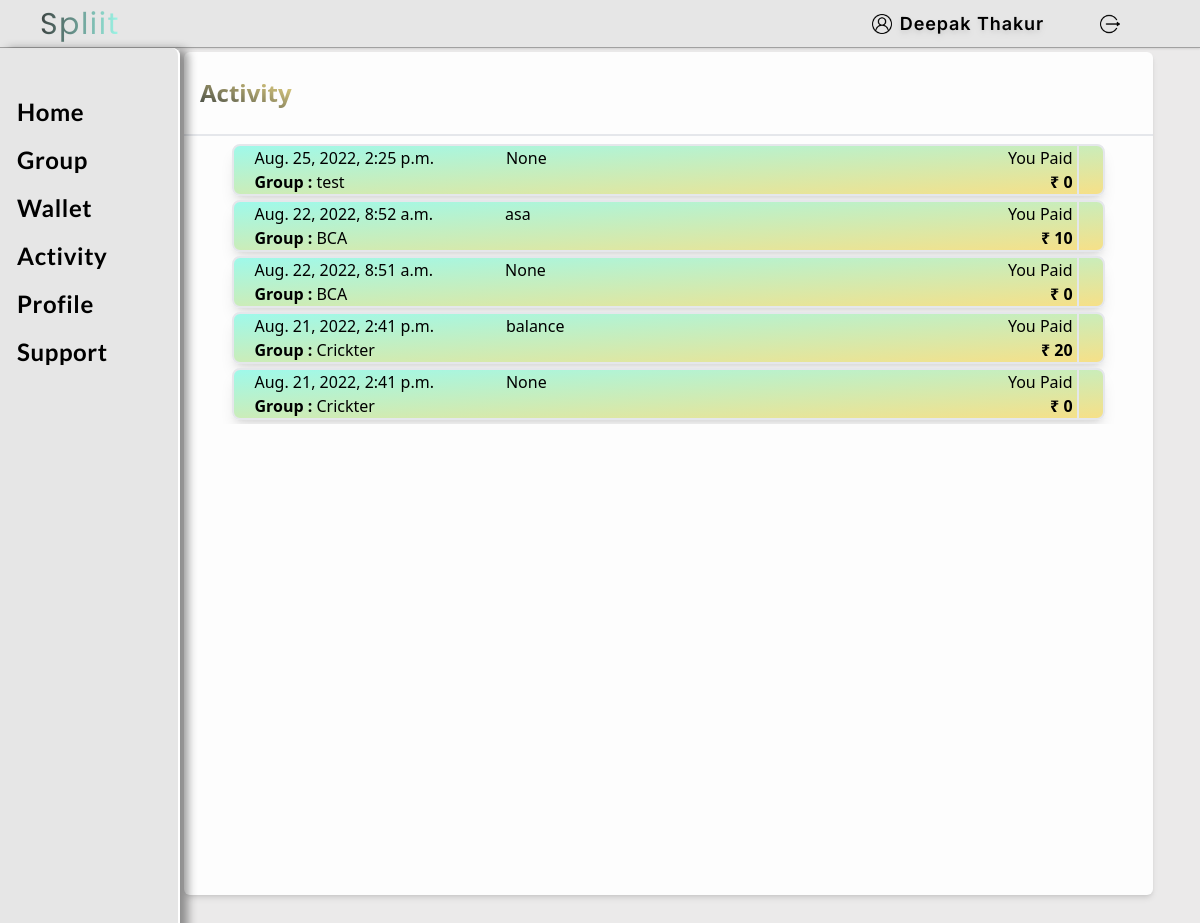
Screenshot of /history (signed in) with the database file from the repository.
### home/models.py (models this page shows, shortened)
class HistoryMember(models.Model):
    user = models.ForeignKey(User, on_delete=models.CASCADE)
    group = models.ForeignKey(Group, on_delete=models.CASCADE)
    amount = models.IntegerField(blank=True,null=True,default=0)
    desc = models.CharField(max_length=255,blank=True,null=True)
    date = models.DateTimeField(auto_now_add=True,blank=True,null=True)
    def __str__(self):
        return str(self.user)

class Group(models.Model):
    user = models.ForeignKey(User, on_delete=models.CASCADE)
    name = models.CharField(max_length=255,blank=True,null=True,unique=True)
    is_admin = models.BooleanField(default=True)

### home/views.py (the view)
# urls.py: path('history',views.history,name="history"),
def history(request):
    if request.user.is_authenticated:
        history = HistoryMember.objects.filter(user=request.user)[::-1]
        print(history)
        context = {'history': history}
        return render(request, 'home/history.html', context)
    else:
        return redirect('/login')

### templates/home/history.html (shortened to what this page needs)
{% extends 'base.html' %}
{% load static %}
{% block body %}
<div class="flex justify-center w-[85%] h-screen   bg-[rgba(215,213,213,0.5)] relative left-[15%] ">
<div class="w-[95%] h-[85%] bg-gray absolute top-1 left-1 flex flex-col rounded-md shadow-md bg-White">
  <div class=" flex flex-row w-full h-[10%] bg-red justify-between items-center px-2 pl-4 rounded-t-md border-t-Tickle-Me-Pink border-b-2">
    <h1 class="text-2xl font-bold text-transparent bg-clip-text bg-gradient-to-tr from-Black-Olive to-BUff">Activity</h1>
</div>
<div class="overflow-scroll flex flex-col items-center mt-2">
      {% for data in history %}
        <div class="bg-gradient-to-br from-Celeste to-BUff w-[90%] h-[20%] border-2 border-lightgray flex flex-row px-5 justify-between shadow-lg rounded-lg mb-1">
          <div class=" flex flex-row justify-around">
            <div class="left flex flex-row">
              <div class="date flex flex-col py-0 my-0">
                <p>{{data.date}}</p>
                <p> <span class="font-bold">Group : </span> {{data.group.name}}</p>
              </div>
              <div class="h-full w-10 bg-red mx-4"></div>
              <div class="text-lightgray">{{data.desc}}</div>
            </div>
          </div>
          <div class="right flex flex-row ">
            <div class="text-right border-r-2 mr-1 border-lightgray pr-1">
              <p>You Paid</p>
              <p class="font-bold">&#8377; {{data.amount}}</p>
            </div>
          </div>
        </div>
      {% endfor %}
      </div>
      </div>
    </div>
{% endblock body %}

### templates/base.html (shortened to what this page needs)
<!DOCTYPE html>
<html lang="en">
    {% load static %}
<head>
        <script src="https://cdn.tailwindcss.com"></script>
</head>
<body>
    <nav class="nav-container pr-20 flex flex-row w-screen h-12 justify-between bg-[rgba(229,229,229,0.94)] shadow-sm shadow-[rgba(0,0,0,0.2)] border-b-[1px] border-[rgba(0,0,0,0.3)]">
            <div class="left-items flex flex-row items-center px-5 ">
                <p class="text-3xl  ml-10 font-poppins tracking-wider lg:ml-5 text-transparent bg-clip-text bg-gradient-to-r from-Black-Olive to-Celeste  ">Spliit</p>
            </div>
            <div class="right-items flex flex-row items-center">
                <img src="{% static 'assets/user.png' %}" alt="" width="20px">
                <a class="mr-14 cursor-pointer ml-2 text-black  drop-shadow-md text-lg  font-inter font-semibold tracking-wider" href="/profile">{{user.get_full_name}}</a>
                <a href="/logout">
                <img src="{% static 'assets/logout.png' %}" alt="" width="20px" class="cursor-pointer hover:translate-x-1 transition ease-in duration-200 ">
                </a>
            </div>
    </nav>
    <div class="side-bar  shadow-[8px_1px_10px_rgba(0,0,0,0.4)] absolute top-12 pt-10 h-screen w-[15%] bg-[rgba(229,229,229,0.94)] flex flex-col items-center text-2xl font-lato font-bold tracking-wide border-r-2 border-white z-40 rounded-tr-lg ">
        <ul type="none ">
            <li class="hover:bg-gradient-to-tl from-Celeste to-BUff w-40 h-12  p-2 rounded-r-xl hover:translate-x-1 transition ease-in duration-200 "><a href="/home">Home</a></li>
            <li class="hover:bg-gradient-to-tl from-Celeste to-BUff w-40 px-2 rounded-r-xl hover:translate-x-1 transition ease-in duration-200 h-12 p-2"><a href="/group">Group</a></li>
            <li class="hover:bg-gradient-to-tl from-Celeste to-BUff w-40 px-2 rounded-r-xl hover:translate-x-1 transition ease-in duration-200 h-12 p-2"><a href="/wallet">Wallet</a></li>
            <li class="hover:bg-gradient-to-tl from-Celeste to-BUff w-40 px-2 rounded-r-xl hover:translate-x-1 transition ease-in duration-200 h-12 p-2"><a href="/history">Activity</a></li>
            <li class="hover:bg-gradient-to-tl from-Celeste to-BUff w-40 px-2 rounded-r-xl hover:translate-x-1 transition ease-in duration-200 h-12 p-2"><a href="/profile">Profile</a></li>
            <li class="hover:bg-gradient-to-tl from-Celeste to-BUff w-40 px-2 rounded-r-xl hover:translate-x-1 transition ease-in duration-200 h-12 p-2"><a href="/support">Support</a></li>
        </ul>
    </div>
    {% block body %}
    {% endblock body %}
</body>
</html>

### rows the page displays
HistoryMember: date "Aug. 25, 2022, 2:25 p.m.", group.name "test", desc "None", amount "0"
HistoryMember: date "Aug. 22, 2022, 8:52 a.m.", group.name "BCA", desc "asa", amount "10"
HistoryMember: date "Aug. 22, 2022, 8:51 a.m.", group.name "BCA", desc "None", amount "0"
HistoryMember: date "Aug. 21, 2022, 2:41 p.m.", group.name "Crickter", desc "balance", amount "20"
HistoryMember: date "Aug. 21, 2022, 2:41 p.m.", group.name "Crickter", desc "None", amount "0"

### other values shown
{{ user.get_full_name }} "Deepak Thakur"
